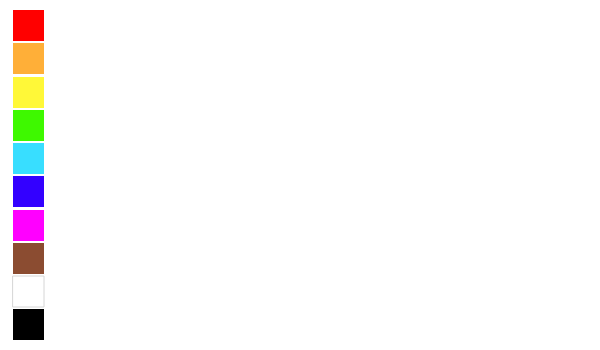
Frame 1 (no input)
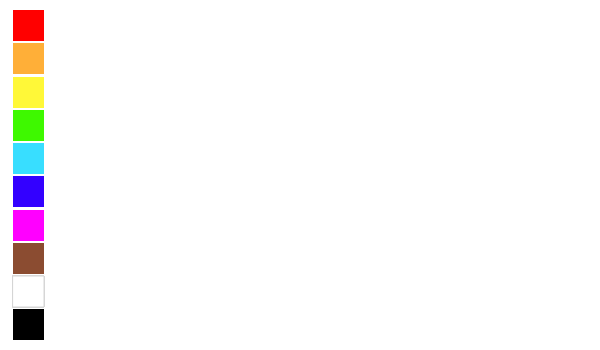
Frame 60 (no input)
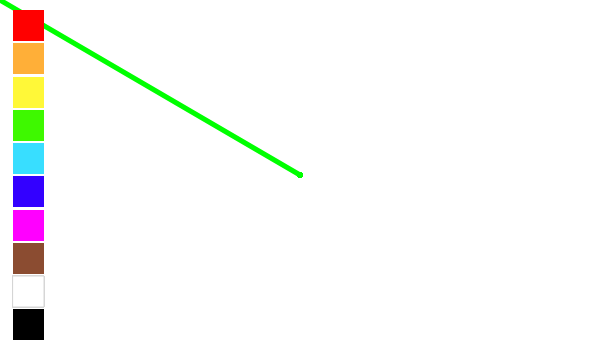
Frame 120 (the mouse pressed at the canvas centre since frame 60)

The p5.js sketch that drew these frames (run headless with seeded random() and noise() and a simulated clock; from frame 60 on, the mouse is pressed at the canvas centre):

// p5.js sketch
// ── sketch.js
let isDrawing = false;
let DrawingColor;

function setup() {
  canvas = createCanvas(600, 350);
  background(255);
  DrawingColor = color(0, 255, 0, 255);
}

function mousePressed() {
//Red is Choosen
  if (mouseX > 13 && mouseX < 13 + 31 && 
    mouseY > 10 && mouseY < 10 + 31) {
      DrawingColor = color(255, 0, 0, 255);
    }
//Orange is Choosen
if (mouseX > 13 && mouseX < 13 + 31 && 
  mouseY > 43 && mouseY < 43 + 31) {
    DrawingColor = color(255, 175, 56, 255);
  }
//Yellow is Choosen
if (mouseX > 13 && mouseX < 13 + 31 && 
  mouseY > 77 && mouseY < 77 + 31) {
    DrawingColor = color(255, 248, 56, 255);
  }
//Green is Choosen
if (mouseX > 13 && mouseX < 13 + 31 && 
  mouseY > 110 && mouseY < 110 + 31) {
    DrawingColor = color(62, 249, 0, 255);
  }
//Cyan is Choosen
if (mouseX > 13 && mouseX < 13 + 31 && 
  mouseY > 143 && mouseY < 143 + 31) {
    DrawingColor = color(56, 222, 255, 255);
  }
//Blue is Choosen
if (mouseX > 13 && mouseX < 13 + 31 && 
  mouseY > 176 && mouseY < 176 + 31) {
    DrawingColor = color(51, 0, 255, 255);
  }
//Purple is Choosen 
if (mouseX > 13 && mouseX < 13 + 31 && 
  mouseY > 210 && mouseY < 210 + 31) {
    DrawingColor = color(255, 0, 255, 255);
  }
//Brown is Choosen 
if (mouseX > 13 && mouseX < 13 + 31 && 
  mouseY > 243 && mouseY < 243 + 31) {
    DrawingColor = color(139, 76, 49, 255);
  }
//White is Choosen 
if (mouseX > 13 && mouseX < 13 + 31 && 
  mouseY > 276 && mouseY < 276 + 31) {
    DrawingColor = color(255, 255, 255, 255);
  }
//Black is Choosen 
if (mouseX > 13 && mouseX < 13 + 31 && 
  mouseY > 309 && mouseY < 309 + 31) {
    DrawingColor = color(0, 0, 0, 255);
  }

//Draw when pressed
  console.log()
  isDrawing = true; 
}

function mouseReleased() {

  isDrawing = false; 
}

function draw() {
  if (isDrawing) {
    stroke(DrawingColor);
    strokeWeight(5);
    line(pmouseX, pmouseY, mouseX, mouseY);
  }
//red
  push();
  noStroke();
  fill(255, 0, 0, 255);
  square(13, 10, 31);
  pop();
//orange
  push();
  noStroke();
  fill(255, 175, 56, 255);
  square(13, 43, 31);
  pop();
//yellow
  push();
  noStroke();
  fill(255, 248, 56, 255);
  square(13, 77, 31);
  pop();
//green
  push();
  noStroke();
  fill(62, 249, 0, 255);
  square(13, 110, 31);
  pop();
//cyan
  push();
  noStroke();
  fill(56, 222, 255, 255);
  square(13, 143, 31);
  pop();
//blue
  push();
  noStroke();
  fill(51, 0, 255, 255);
  square(13, 176, 31);
  pop();
//purple
  push();
  noStroke();
  fill(255, 0, 255, 255);
  square(13, 210, 31);
  pop();
//brown
  push();
  noStroke();
  fill(139, 76, 49, 255);
  square(13, 243, 31);
  pop();
//white
  push();
  stroke(214, 214, 214, 255);
  strokeWeight(1);
  fill(255, 255, 255, 255);
  square(13, 276, 31);
  pop();
//black
  push();
  noStroke();
  fill(0, 0, 0, 255);
  square(13, 309, 31);
  pop();
}
  
